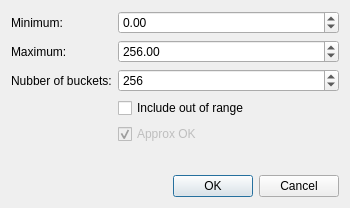
<?xml version="1.0" encoding="UTF-8"?>
<ui version="4.0">
 <class>histogramConfigDialog</class>
 <widget class="QDialog" name="histogramConfigDialog">
  <property name="geometry">
   <rect>
    <x>0</x>
    <y>0</y>
    <width>350</width>
    <height>208</height>
   </rect>
  </property>
  <property name="sizePolicy">
   <sizepolicy hsizetype="Preferred" vsizetype="Fixed">
    <horstretch>0</horstretch>
    <verstretch>0</verstretch>
   </sizepolicy>
  </property>
  <property name="windowTitle">
   <string>Histogram Configuration</string>
  </property>
  <property name="modal">
   <bool>true</bool>
  </property>
  <layout class="QVBoxLayout" name="verticalLayout">
   <item>
    <layout class="QFormLayout" name="formLayout">
     <item row="0" column="0">
      <widget class="QLabel" name="minimumLabel">
       <property name="text">
        <string>Minimum:</string>
       </property>
      </widget>
     </item>
     <item row="0" column="1">
      <widget class="QDoubleSpinBox" name="minSpinBox">
       <property name="minimum">
        <double>-32768.000000000000000</double>
       </property>
       <property name="maximum">
        <double>65536.000000000000000</double>
       </property>
      </widget>
     </item>
     <item row="1" column="0">
      <widget class="QLabel" name="maximumLabel">
       <property name="text">
        <string>Maximum:</string>
       </property>
      </widget>
     </item>
     <item row="1" column="1">
      <widget class="QDoubleSpinBox" name="maxSpinBox">
       <property name="maximum">
        <double>65536.000000000000000</double>
       </property>
       <property name="value">
        <double>256.000000000000000</double>
       </property>
      </widget>
     </item>
     <item row="2" column="0">
      <widget class="QLabel" name="nBucketsLabel">
       <property name="text">
        <string>Nubber of buckets:</string>
       </property>
      </widget>
     </item>
     <item row="2" column="1">
      <widget class="QSpinBox" name="nBucketsSpinBox">
       <property name="toolTip">
        <string>The number of buckets in the histogram.</string>
       </property>
       <property name="minimum">
        <number>4</number>
       </property>
       <property name="maximum">
        <number>10000</number>
       </property>
       <property name="value">
        <number>256</number>
       </property>
      </widget>
     </item>
     <item row="3" column="1">
      <widget class="QCheckBox" name="outOfRangeCheckBox">
       <property name="toolTip">
        <string>If checked values below the histogram range will mapped into the first value,
and values above will be mapped into the last one otherwise out of range 
values are discarded.</string>
       </property>
       <property name="text">
        <string>Include out of range</string>
       </property>
      </widget>
     </item>
     <item row="4" column="1">
      <widget class="QCheckBox" name="approxCheckBox">
       <property name="enabled">
        <bool>false</bool>
       </property>
       <property name="toolTip">
        <string>If checked allows approximate or incomplete 
histogram computation (faster).</string>
       </property>
       <property name="text">
        <string>Approx OK</string>
       </property>
       <property name="checked">
        <bool>true</bool>
       </property>
      </widget>
     </item>
    </layout>
   </item>
   <item>
    <widget class="QDialogButtonBox" name="dialogButtonBox">
     <property name="standardButtons">
      <set>QDialogButtonBox::Cancel|QDialogButtonBox::Ok</set>
     </property>
    </widget>
   </item>
  </layout>
 </widget>
 <resources/>
 <connections>
  <connection>
   <sender>dialogButtonBox</sender>
   <signal>accepted()</signal>
   <receiver>histogramConfigDialog</receiver>
   <slot>accept()</slot>
   <hints>
    <hint type="sourcelabel">
     <x>248</x>
     <y>254</y>
    </hint>
    <hint type="destinationlabel">
     <x>157</x>
     <y>274</y>
    </hint>
   </hints>
  </connection>
  <connection>
   <sender>dialogButtonBox</sender>
   <signal>rejected()</signal>
   <receiver>histogramConfigDialog</receiver>
   <slot>reject()</slot>
   <hints>
    <hint type="sourcelabel">
     <x>316</x>
     <y>260</y>
    </hint>
    <hint type="destinationlabel">
     <x>286</x>
     <y>274</y>
    </hint>
   </hints>
  </connection>
 </connections>
</ui>
